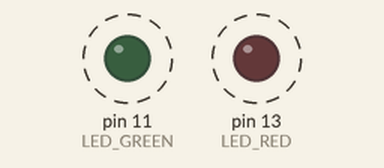
This sketch was run on a simulated Arduino Uno, built with avr-gcc and run on an emulated ATmega328P. On the bench: output pins drawn as LEDs (lit = HIGH). Dashed ring = blinking.

Above: at 0.15 s.
Timing chart, 0 to 4.6 s (numbered marks = the images above):
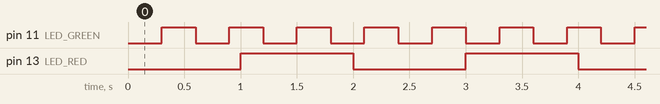

Measured:
- by itself, pin 11 (LED_GREEN): alternates HIGH for 0.30 s and LOW for 0.30 s
- by itself, pin 13 (LED_RED): alternates HIGH for 1.0 s and LOW for 1.0 s
- by itself, everything shown: repeats every 6.0 s, in 24 steps

The sketch:

sketch.ino
```cpp
#define LED_RED 13
#define LED_GREEN 11
int ledRedState = LOW;
int ledGreenState = LOW;
// last time LED was updated
unsigned long prevRedTime = 0;
// will store last time LED was updated
unsigned long prevGreenTime = 0;
// interval at which to turn on (milliseconds)
const unsigned int redDelayTime = 1000;
const unsigned int greenDelayTime = 300;
void setup()
{
    pinMode(LED_RED, OUTPUT);
    pinMode(LED_GREEN, OUTPUT);
    digitalWrite(LED_RED, LOW);
    digitalWrite(LED_GREEN, LOW);
}

void loop()
{
    unsigned long currentTime = millis();

    /* Red LED */
    if (currentTime - prevRedTime >= redDelayTime)
    {
        prevRedTime = currentTime;
        ledRedState = !ledRedState;
        digitalWrite(LED_RED, ledRedState);
    }
    /* Green LED */
    if (currentTime - prevGreenTime >= greenDelayTime)
    {
        prevGreenTime = currentTime;
        ledGreenState = !ledGreenState;
        digitalWrite(LED_GREEN, ledGreenState);
    }
}
```
